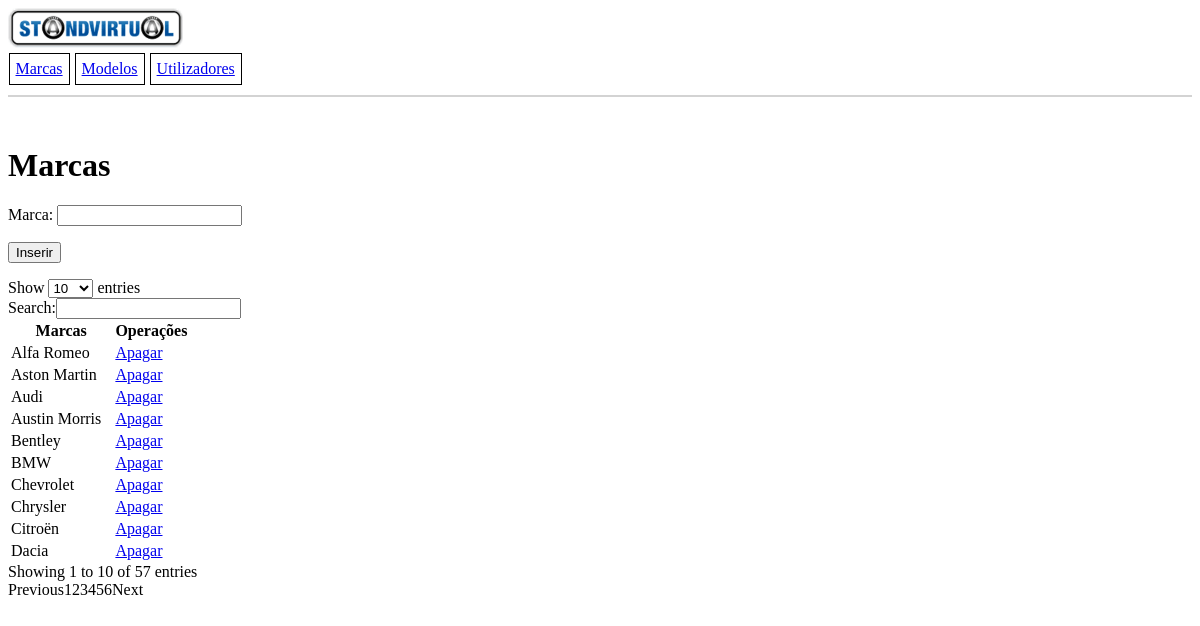
The app's page /php/acesso_reservado.php?marcas (signed in) with its own data.
### tables this page shows
CREATE TABLE `marcas` (
  `cod_marca` tinyint(3) UNSIGNED NOT NULL,
  `marca` varchar(20) NOT NULL
);

### php/acesso_reservado.php (the view, shortened to what this page needs)
<?php
    require_once("standvirtual.php");
?>
<!DOCTYPE html>
<html lang="en">
<head>
    <link rel="stylesheet" type="text/css" href="header2.css" />
    <link rel="stylesheet" type="text/css" href="acesso_reservado.css" />
    <link rel="stylesheet" href="https://cdnjs.cloudflare.com/ajax/libs/font-awesome/4.7.0/css/font-awesome.min.css">
</head>
<body>
    <header>
        <img src="../imagens/logotipo.png" height="40px;" width="175px;"><br>
        <ul>
            <li><a href="acesso_reservado.php?marcas">Marcas</a></li>
            <li><a href="acesso_reservado.php?modelos">Modelos</a></li>
            <li><a href="acesso_reservado.php?utilizadores">Utilizadores</a></li>
        </ul>
    </header>
    <?php
        if(isset($_GET['marcas'])){
            echo"<h1>Marcas</h1>";
        }elseif(isset($_GET['modelos'])){
            echo"<h1>Modelos</h1>";
        }elseif(isset($_GET['utilizadores'])){
            echo"<h1>Utilizadores</h1>";
        }
    ?>
    <div>
        <form id="formregisto" method="post" action="<?=$_SERVER['PHP_SELF']?>" novalidate enctype="multipart/form-data">
        <?php
        if(isset($_GET['marcas'])){
            echo"<p><label for='marca'>Marca:</label> <input type='text' id='marca' name='marca'></p>";
            echo"<p><input type='submit' id='btsubmit' name='btsubmit' value='Inserir'></p>";
        }
    ?>
        </form>
    </div>
    <div class="dados">
    <form >
        <?php
            if(isset($_GET['marcas'])){
                $comando="SELECT cod_marca,marca FROM marcas";
                $resultado=mysqli_query($bd,$comando);
                echo "<table>";
                echo"<thead><tr><th>Marcas</th><th>Operações</th></tr></thead>";
                echo "<tbody>";
                while ($linha=$resultado->fetch_object()) {
                    echo "<tr>";
                    echo "<td>".$linha->marca."</td>";
                    echo "<td><a onclick=\"return confirm('Pretendes mesmo apagar o item?');\" href='acesso_reservado.php?apagarmarca=".$linha->cod_marca."'  id='apagar' name='marca' value=".$linha->cod_marca.">Apagar</a></td>";
                    echo "</tr>";
                }
                echo "</tbody>";
                echo '</table>';
            }
        ?>
    </form>
    </div>
</body>
</html>

### php/header2.css (style rules this page uses)
header::after { content: ''; white-space: pre; display: block; border-bottom: 2px solid lightgrey; margin-bottom: 50px; }
ul { list-style-type: none; margin: 0; padding: 0; margin-bottom: 10px; }
li { display: inline-block; border: 1px solid black; margin: 0.5px; padding: 6px; }

### php/acesso_reservado.css (style rules this page uses)
a { display:inline-block; }

### records on screen
marcas: marca "Alfa Romeo", $linha->cod_marca 1 (drawn)
marcas: marca "Aston Martin", $linha->cod_marca 2 (drawn)
marcas: marca "Audi", $linha->cod_marca 3 (drawn)
marcas: marca "Austin Morris", $linha->cod_marca 4 (drawn)
marcas: marca "Bentley", $linha->cod_marca 5 (drawn)
marcas: marca "BMW", $linha->cod_marca 6 (drawn)
marcas: marca "Chevrolet", $linha->cod_marca 7 (drawn)
marcas: marca "Chrysler", $linha->cod_marca 8 (drawn)
marcas: marca "Citroën", $linha->cod_marca 9 (drawn)
marcas: marca "Dacia", $linha->cod_marca 10 (drawn)
